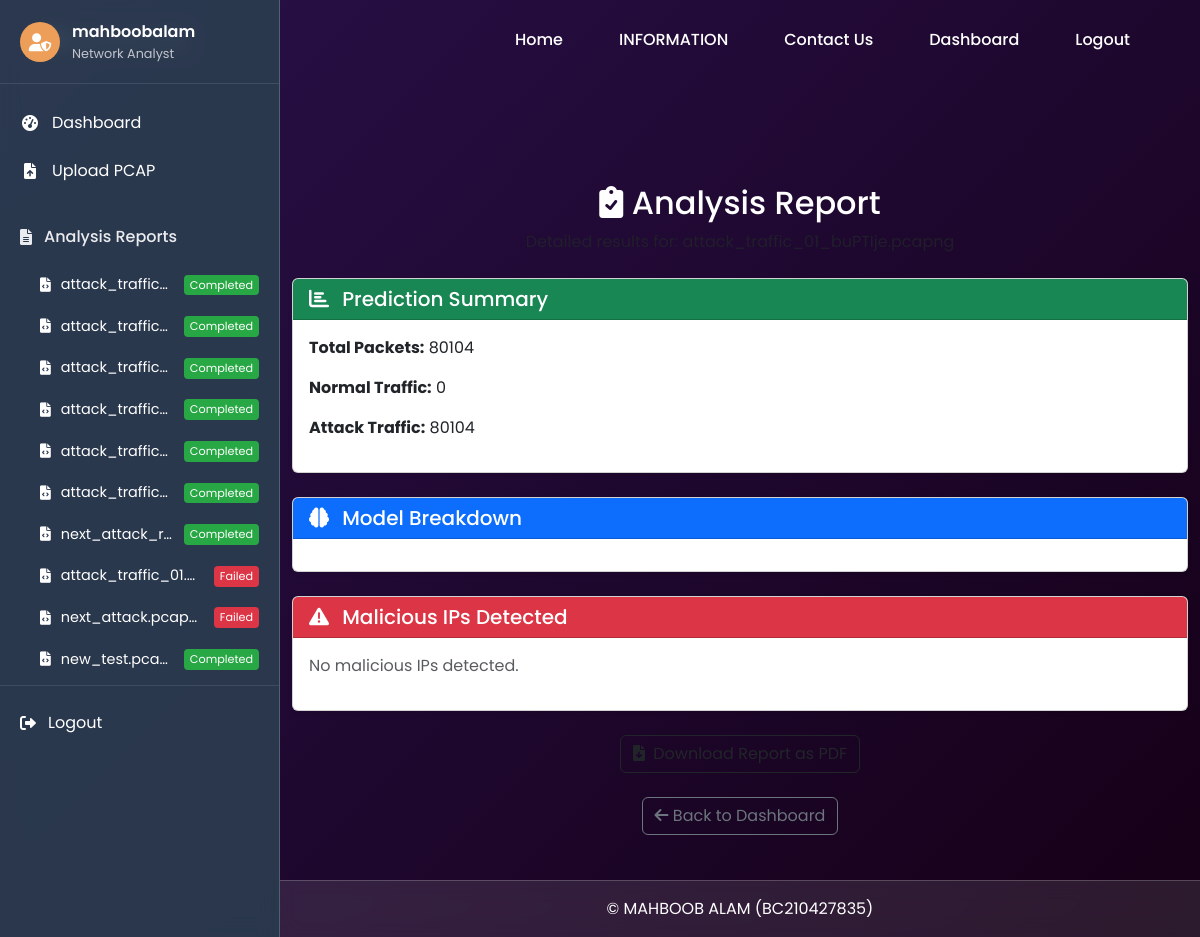
/report/42/ (signed in), run on the app's committed database.
### IDS/models.py (models this page shows, shortened)
class PcapFile(models.Model):
    STATUS_CHOICES = [
        ('uploaded', 'Uploaded'),
        ('processing', 'Processing'),
        ('completed', 'Completed'),
        ('failed', 'Failed'),
    ]
    PROGRESS_STAGES = [
        ('uploaded', 'File Uploaded'),
        ('converting', 'Converting PCAP to CSV'),
        ('preprocessing', 'Preprocessing Data'),
        ('predicting', 'Running Predictions'),
        ('saving', 'Saving Results'),
        ('completed', 'Completed'),
        ('failed', 'Failed'),
    ]
    user = models.ForeignKey(User, on_delete=models.CASCADE)
    file = models.FileField(upload_to='uploads/')
    uploaded_at = models.DateTimeField(auto_now_add=True)
    status = models.CharField(max_length=20, choices=STATUS_CHOICES, default='uploaded')
    progress_stage = models.CharField(
        max_length=20,
        choices=PROGRESS_STAGES,
        default='uploaded'
    )
    progress_message = models.CharField(
        max_length=200,
        blank=True,
        null=True,
        default='File uploaded successfully'
    )
    def filename(self):
        return self.file.name.split('/')[-1]

class AnalysisResult(models.Model):
    pcap_file = models.OneToOneField(PcapFile, on_delete=models.CASCADE, related_name='detailed_report')
    total_packets = models.IntegerField()
    malicious_count = models.IntegerField()
    normal_count = models.IntegerField()
    malicious_ips = models.JSONField(default=list, blank=True)
    model_details = models.JSONField(default=dict, blank=True)
    generated_at = models.DateTimeField(auto_now_add=True)

### IDS/views.py (the view)
# urls.py: path('report/<int:file_id>/', views.analysis_report, name='analysis_report'),
@login_required
def analysis_report(request, file_id):
    file = get_object_or_404(PcapFile, id=file_id, user=request.user)
    detailed_report = None
    try:
        detailed_report = file.detailed_report
    except AnalysisResult.DoesNotExist:
        pass
    return render(request, 'IDS/analysis_report.html', {
        'file': file,
        'report_data': detailed_report,
        'progress_stage': file.progress_stage,
        'progress_message': file.progress_message
    })

### IDS/context_processors.py (called while the page is built)
def user_files(request):
    if request.user.is_authenticated:
        return {
            'user_files': PcapFile.objects.filter(
                user=request.user
            ).order_by('-uploaded_at').only(
                'id', 'file', 'uploaded_at', 'status',
                'progress_stage', 'progress_message'
            )[:10]  # Only show 10 most recent files
        }
    return {}  # Return empty dict for non-authenticated users

### IDS/templates/IDS/analysis_report.html (shortened to what this page needs)
{% extends 'IDS/base.html' %}
{% load static %}
{% block content %}
<div class="container mt-5">
    <div class="text-center mb-4">
        <h2><i class="fas fa-clipboard-check"></i> Analysis Report</h2>
        <p class="text-muted">Detailed results for: {{ file.filename }}</p>
    </div>
    {% if report_data %}
    <div class="card shadow-sm mb-4">
        <div class="card-header bg-success text-white">
            <h5 class="mb-0"><i class="fas fa-chart-bar me-2"></i> Prediction Summary</h5>
        </div>
        <div class="card-body">
            <p><strong>Total Packets:</strong> {{ report_data.total_packets }}</p>
            <p><strong>Normal Traffic:</strong> {{ report_data.normal_count }}</p>
            <p><strong>Attack Traffic:</strong> {{ report_data.malicious_count }}</p>
        </div>
    </div>
    <div class="card shadow-sm mb-4">
        <div class="card-header bg-primary text-white">
            <h5 class="mb-0"><i class="fas fa-brain me-2"></i> Model Breakdown</h5>
        </div>
        <div class="card-body">
        </div>
    </div>
    <div class="card shadow-sm mb-4">
        <div class="card-header bg-danger text-white">
            <h5 class="mb-0"><i class="fas fa-exclamation-triangle me-2"></i> Malicious IPs Detected</h5>
        </div>
        <div class="card-body">
            {% if report_data.malicious_ips %}
                <ul class="list-group">
                    {% for ip in report_data.malicious_ips %}
                        <li class="list-group-item">{{ ip }}</li>
                    {% endfor %}
                </ul>
            {% else %}
                <p class="text-muted">No malicious IPs detected.</p>
            {% endif %}
        </div>
    </div>
    <div class="text-center my-4">
        <a href="{% url 'download_report_pdf' file.id %}" class="btn btn-outline-dark">
            <i class="fas fa-file-download me-1"></i> Download Report as PDF
        </a>
    </div>
    {% endif %}
    <div class="text-center mt-3">
        <a href="{% url 'dashboard' %}" class="btn btn-outline-secondary">
            <i class="fas fa-arrow-left"></i> Back to Dashboard
        </a>
    </div>
</div>
    {% endblock %}

### IDS/templates/IDS/base.html (shortened to what this page needs)
{% load static %}
<!DOCTYPE html>
<html lang="en">
<head>
    <link href="https://cdn.jsdelivr.net/npm/bootstrap@5.3.0/dist/css/bootstrap.min.css" rel="stylesheet">
    <link rel="stylesheet" href="https://cdnjs.cloudflare.com/ajax/libs/font-awesome/6.0.0/css/all.min.css">
    <link rel="stylesheet" href="{% static 'css/custom.css' %}">
</head>
<body class="{% if user.is_authenticated %}has-sidebar{% endif %}">
    <nav class="navbar navbar-expand-lg navbar-dark">
        <div class="container">
            <a class="navbar-brand" href="{% url 'home' %}">
            </a>
            <div class="collapse navbar-collapse" id="navbarNav">
                <ul class="navbar-nav ms-auto">
                    <li class="nav-item"><a class="nav-link" href="{% url 'home' %}">Home</a></li>
                    <li class="nav-item"><a class="nav-link" href="{% url 'about_us' %}">INFORMATION</a></li>
                    <li class="nav-item"><a class="nav-link" href="{% url 'contact_us' %}">Contact Us</a></li>
                    {% if user.is_authenticated %}
                        <li class="nav-item"><a class="nav-link" href="{% url 'dashboard' %}">Dashboard</a></li>
                        <li class="nav-item"><a class="nav-link" href="{% url 'logout' %}">Logout</a></li>
                    {% else %}
                        <li class="nav-item"><a class="nav-link" href="{% url 'login' %}">Login</a></li>
                        <li class="nav-item"><a class="nav-link" href="{% url 'register' %}">Register</a></li>
                    {% endif %}
                </ul>
            </div>
        </div>
    </nav>
    {% if user.is_authenticated %}
    <div class="app-sidebar">
        <div class="sidebar-header">
            <div class="user-profile">
                <div class="avatar">
                    <i class="fas fa-user-shield"></i>
                </div>
                <div class="user-info">
                    <span class="username">{{ user.username }}</span>
                    <small class="role">Network Analyst</small>
                </div>
            </div>
        </div>
        <nav class="sidebar-nav">
            <a href="{% url 'dashboard' %}" class="nav-item {% if request.resolver_match.url_name == 'dashboard' %}active{% endif %}">
                <i class="fas fa-tachometer-alt"></i>
                <span>Dashboard</span>
            </a>
            <a href="{% url 'file_upload' %}" class="nav-item {% if request.resolver_match.url_name == 'file_upload' %}active{% endif %}">
                <i class="fas fa-file-upload"></i>
                <span>Upload PCAP</span>
            </a>
            <div class="nav-section">
                <div class="section-header">
                    <i class="fas fa-file-alt"></i>
                    <span>Analysis Reports</span>
                </div>
                <div class="section-content">
                    {% if user_files %}
                        {% for file in user_files %}
                        <a href="{% url 'analysis_report' file.id %}" class="report-item {% if file.id == current_file.id %}active{% endif %}">
                            <i class="fas fa-file-code"></i>
                            <span class="filename">{{ file.filename|truncatechars:20 }}</span>
                            <span class="status-badge {{ file.status }}">
                                {% if file.progress_stage == 'failed' %}
                                    Failed
                                {% else %}
                                    {{ file.get_status_display }}
                                {% endif %}
                            </span>
                        </a>
                        {% endfor %}
                    {% else %}
                        <div class="empty-reports">
                            <i class="fas fa-inbox"></i>
                            <span>No reports yet</span>
                        </div>
                    {% endif %}
                </div>
            </div>
            <div class="sidebar-footer">
                <a href="{% url 'logout' %}" class="logout-btn">
                    <i class="fas fa-sign-out-alt"></i>
                    <span>Logout</span>
                </a>
            </div>
        </nav>
    </div>
    {% endif %}
    <main class="app-content {% if user.is_authenticated %}with-sidebar{% endif %}">
        {% block content %}{% endblock %}
    </main>
    <footer class="{% if user.is_authenticated %}with-sidebar{% endif %}">
        <div class="container">
            <p class="mb-0">&copy; MAHBOOB ALAM (BC210427835)</p>
        </div>
    </footer>
</body>
</html>

### IDS/static/css/custom.css (style rules this page uses)
:root { --primary-color: #ED9E59; --secondary-color: #522C5D; --glass-background: rgba(255, 255, 255, 0.1); --glass-border: rgba(255, 255, 255, 0.2); --glass-shadow: 0 8px 32px 0 rgba(31, 38, 135, 0.37); --blur-effect: blur(10px); --text-color: #0B1B32; --light-text-color: #fff; --font-family: 'Poppins', sans-serif; --sidebar-width: 280px; }
body { font-family: var(--font-family); background: linear-gradient(135deg, #29104A 0%, #150016 100%); color: var(--light-text-color); margin: 0; padding: 0; min-height: 100vh; }
.navbar-brand, .nav-link { color: var(--light-text-color) !important; font-weight: 500; }
body.has-sidebar { display: flex; flex-direction: column; }
.app-sidebar { width: var(--sidebar-width); background: rgba(44, 62, 80, 0.9); backdrop-filter: var(--blur-effect); color: white; position: fixed; top: 0; bottom: 0; left: 0; z-index: 1000; overflow-y: auto; border-right: 1px solid var(--glass-border); }
.sidebar-header { padding: 20px; border-bottom: 1px solid rgba(255,255,255,0.1); }
.user-profile { display: flex; align-items: center; gap: 12px; }
.avatar { width: 40px; height: 40px; border-radius: 50%; background: var(--primary-color); display: flex; align-items: center; justify-content: center; font-size: 18px; }
.user-info { display: flex; flex-direction: column; }
.username { font-weight: 600; }
.role { opacity: 0.7; font-size: 0.8rem; }
.sidebar-nav { padding: 15px 0; }
.nav-item { display: flex; align-items: center; padding: 12px 20px; color: white; text-decoration: none; transition: all 0.2s; gap: 12px; }
.nav-item i { width: 20px; text-align: center; }
.nav-section { margin-top: 20px; }
.section-header { padding: 10px 20px; display: flex; align-items: center; gap: 12px; font-weight: 500; opacity: 0.9; }
.section-content { padding: 5px 0; }
.report-item { display: flex; align-items: center; padding: 10px 20px 10px 40px; color: white; text-decoration: none; gap: 10px; font-size: 0.9rem; position: relative; }
.filename { flex: 1; white-space: nowrap; overflow: hidden; text-overflow: ellipsis; }
.status-badge { font-size: 0.7rem; padding: 2px 6px; border-radius: 4px; }
.status-badge.completed { background: #28a745; }
.status-badge.failed { background: #dc3545; }
.sidebar-footer { margin-top: auto; padding: 15px 0; border-top: 1px solid rgba(255,255,255,0.1); }
.logout-btn { display: flex; align-items: center; padding: 10px 20px; color: white; text-decoration: none; gap: 12px; transition: all 0.2s; }
.app-content { margin-left: 0; transition: all 0.3s; min-height: 100vh; display: flex; flex-direction: column; }
.app-content.with-sidebar { margin-left: var(--sidebar-width); width: calc(100% - var(--sidebar-width)); padding-top: 56px; }
footer { background: var(--glass-background); backdrop-filter: var(--blur-effect); border-top: 1px solid var(--glass-border); color: var(--light-text-color); text-align: center; padding: 1rem 0; }
footer.with-sidebar { margin-left: var(--sidebar-width); width: calc(100% - var(--sidebar-width)); }

### data on the page
PcapFile: filename "attack_traffic…", status "Completed"
PcapFile: filename "attack_traffic…", status "Completed"
PcapFile: filename "attack_traffic…", status "Completed"
PcapFile: filename "attack_traffic…", status "Completed"
PcapFile: filename "attack_traffic…", status "Completed"
PcapFile: filename "attack_traffic…", status "Completed"
PcapFile: filename "next_attack_r…", status "Completed"
PcapFile: filename "attack_traffic_01.p…", progress_stage "Failed"
PcapFile: filename "next_attack.pcap…", progress_stage "Failed"
PcapFile: filename "new_test.pca…", status "Completed"
AnalysisResult: total_packets "80104", normal_count "0", malicious_count "80104"

### other printed values
{{ user.username }} "mahboobalam"
